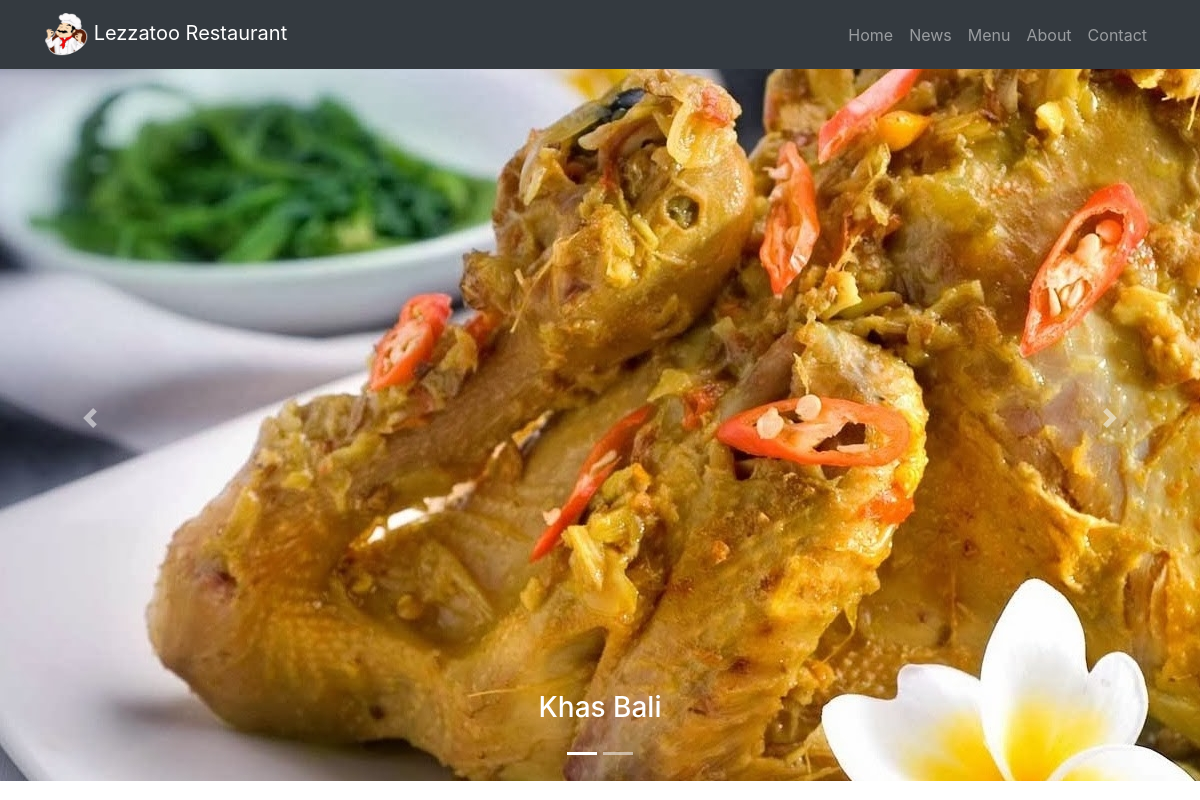
The page / on the database its author committed.
### tables this page shows
CREATE TABLE `pages` (
  `id_page` int(11) UNSIGNED NOT NULL,
  `title` varchar(25) NOT NULL,
  `content` text NOT NULL,
  `last_update` datetime NOT NULL,
  `link` varchar(20) NOT NULL
);

### index.php (the view, shortened to what this page needs)
<!DOCTYPE html>
<html lang="en">
  <head>
    <link href="vendor/bootstrap/css/bootstrap.min.css" rel="stylesheet">
    <link href="vendor/css/modern-business.css" rel="stylesheet">
  </head>
  <body>
    <nav class="navbar fixed-top navbar-expand-lg navbar-dark bg-dark fixed-top">
      <div class="container">
        <a class="navbar-brand" href="index.php"><img src="vendor/images/restaurant.png" alt="home" width="43px" height="43px"/> Lezzatoo Restaurant</a>
        <div class="collapse navbar-collapse" id="navbarResponsive">
          <ul class="navbar-nav ml-auto">
            <li class="nav-item">
              <a class="nav-link" href="index.php">Home</a>
            </li>
            <li class="nav-item">
              <a class="nav-link" href="news.php">News</a>
            </li>
            <li class="nav-item">
              <a class="nav-link" href="menu.php">Menu</a>
            </li>
            <li class="nav-item">
              <a class="nav-link" href="about.php">About</a>
            </li>
            <li class="nav-item">
              <a class="nav-link" href="contact.php">Contact</a>
            </li>
          </ul>
        </div>
      </div>
    </nav>
    <?php
      include "proses/koneksi.php";
      $count = 0;
      $sql = mysqli_query($koneksi,"SELECT * FROM pages WHERE link='Home' ORDER BY id_page DESC");
      if ($sql->num_rows!=0) {
    ?>
    <header>
      <div id="carouselExampleIndicators" class="carousel slide" data-ride="carousel">
        <ol class="carousel-indicators">
          <?php
            while ($row = mysqli_fetch_array($sql)) {
              if ($count == 0) { ?>
                <li data-target="#carouselExampleIndicators" data-slide-to="<?php $count ?>" class="active"></li>
              <?php } else { ?>
                <li data-target="#carouselExampleIndicators" data-slide-to="<?php $count ?>"></li>
              <?php }
              $count = $count + 1;
            }
          ?>
        </ol>
        <div class="carousel-inner" role="listbox">
          <?php
            $count = 0;
            $sql2 = mysqli_query($koneksi,"SELECT * FROM pages WHERE link='Home' ORDER BY id_page DESC");
            while ($row = mysqli_fetch_array($sql2)) {
              if ($count == 0) { ?>
                <div class="carousel-item active">
              <?php } else { ?>
                <div class="carousel-item" >
              <?php } ?>
                  <?php echo $row['content']; ?>
                  <div class="carousel-caption d-none d-md-block">
                    <h3><?php echo $row['title']; ?></h3>
                  </div>
                </div>
              <?php $count = $count + 1;
            }
          ?>
        </div>
        <a class="carousel-control-prev" href="#carouselExampleIndicators" role="button" data-slide="prev">
          <span class="carousel-control-prev-icon" aria-hidden="true"></span>
        </a>
        <a class="carousel-control-next" href="#carouselExampleIndicators" role="button" data-slide="next">
          <span class="carousel-control-next-icon" aria-hidden="true"></span>
        </a>
      </div>
    </header>
    <?php } ?>
  </body>
</html>

### rows shown on the page
pages: content (picture), title "Khas Bali"
